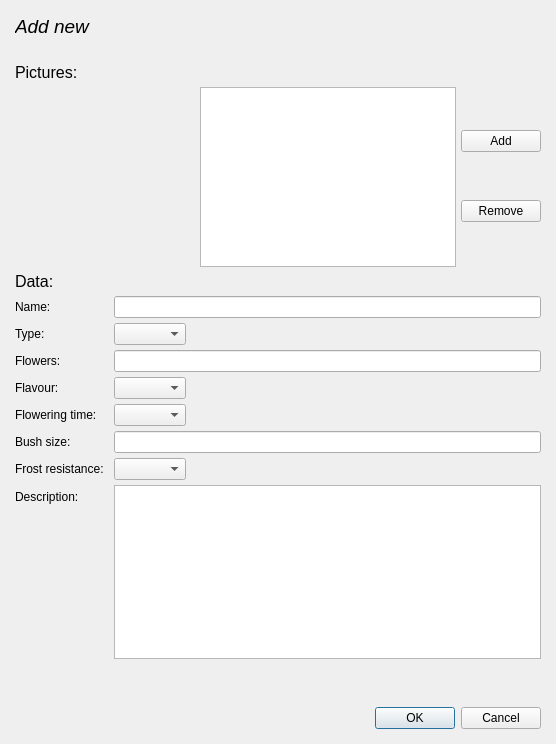
<?xml version="1.0" encoding="UTF-8"?>
<ui version="4.0">
 <class>AddNew</class>
 <widget class="QWidget" name="AddNew">
  <property name="geometry">
   <rect>
    <x>0</x>
    <y>0</y>
    <width>556</width>
    <height>744</height>
   </rect>
  </property>
  <property name="windowTitle">
   <string>Form</string>
  </property>
  <layout class="QVBoxLayout" name="verticalLayout_3">
   <property name="spacing">
    <number>25</number>
   </property>
   <property name="margin">
    <number>15</number>
   </property>
   <item>
    <widget class="QLabel" name="title">
     <property name="font">
      <font>
       <pointsize>14</pointsize>
       <italic>true</italic>
      </font>
     </property>
     <property name="text">
      <string>Add new</string>
     </property>
    </widget>
   </item>
   <item>
    <layout class="QVBoxLayout" name="verticalLayout_2">
     <property name="spacing">
      <number>5</number>
     </property>
     <item>
      <widget class="QLabel" name="label_12">
       <property name="font">
        <font>
         <pointsize>12</pointsize>
        </font>
       </property>
       <property name="text">
        <string>Pictures:</string>
       </property>
      </widget>
     </item>
     <item>
      <layout class="QHBoxLayout" name="horizontalLayout_2">
       <item>
        <widget class="QLabel" name="mainPhoto">
         <property name="minimumSize">
          <size>
           <width>180</width>
           <height>180</height>
          </size>
         </property>
         <property name="font">
          <font>
           <pointsize>20</pointsize>
          </font>
         </property>
         <property name="text">
          <string/>
         </property>
         <property name="pixmap">
          <pixmap resource="app.qrc">:/icons/image</pixmap>
         </property>
         <property name="alignment">
          <set>Qt::AlignCenter</set>
         </property>
        </widget>
       </item>
       <item>
        <widget class="QListWidget" name="listWidget">
         <property name="sizePolicy">
          <sizepolicy hsizetype="Expanding" vsizetype="Expanding">
           <horstretch>0</horstretch>
           <verstretch>0</verstretch>
          </sizepolicy>
         </property>
         <property name="toolTip">
          <string>Click on image to set as main. Double click to enlarge.</string>
         </property>
         <property name="editTriggers">
          <set>QAbstractItemView::NoEditTriggers</set>
         </property>
         <property name="iconSize">
          <size>
           <width>80</width>
           <height>80</height>
          </size>
         </property>
         <property name="movement">
          <enum>QListView::Static</enum>
         </property>
         <property name="flow">
          <enum>QListView::LeftToRight</enum>
         </property>
         <property name="isWrapping" stdset="0">
          <bool>true</bool>
         </property>
         <property name="viewMode">
          <enum>QListView::ListMode</enum>
         </property>
         <property name="selectionRectVisible">
          <bool>true</bool>
         </property>
        </widget>
       </item>
       <item>
        <layout class="QVBoxLayout" name="verticalLayout">
         <item>
          <widget class="QPushButton" name="addPhoto">
           <property name="text">
            <string>Add</string>
           </property>
           <property name="icon">
            <iconset resource="app.qrc">
             <normaloff>:/icons/plus</normaloff>:/icons/plus</iconset>
           </property>
          </widget>
         </item>
         <item>
          <widget class="QPushButton" name="removePhoto">
           <property name="text">
            <string>Remove</string>
           </property>
           <property name="icon">
            <iconset resource="app.qrc">
             <normaloff>:/icons/minus</normaloff>:/icons/minus</iconset>
           </property>
          </widget>
         </item>
        </layout>
       </item>
      </layout>
     </item>
     <item>
      <widget class="QLabel" name="label_13">
       <property name="font">
        <font>
         <pointsize>12</pointsize>
        </font>
       </property>
       <property name="text">
        <string>Data:</string>
       </property>
      </widget>
     </item>
     <item>
      <layout class="QFormLayout" name="formLayout">
       <property name="fieldGrowthPolicy">
        <enum>QFormLayout::ExpandingFieldsGrow</enum>
       </property>
       <property name="horizontalSpacing">
        <number>10</number>
       </property>
       <property name="verticalSpacing">
        <number>5</number>
       </property>
       <item row="0" column="0">
        <widget class="QLabel" name="label_3">
         <property name="text">
          <string>Name:</string>
         </property>
        </widget>
       </item>
       <item row="0" column="1">
        <widget class="QLineEdit" name="name"/>
       </item>
       <item row="1" column="0">
        <widget class="QLabel" name="label_4">
         <property name="text">
          <string>Type:</string>
         </property>
        </widget>
       </item>
       <item row="1" column="1">
        <widget class="QComboBox" name="type"/>
       </item>
       <item row="2" column="0">
        <widget class="QLabel" name="label_5">
         <property name="text">
          <string>Flowers:</string>
         </property>
        </widget>
       </item>
       <item row="2" column="1">
        <widget class="QLineEdit" name="flowers"/>
       </item>
       <item row="3" column="0">
        <widget class="QLabel" name="label_6">
         <property name="text">
          <string>Flavour:</string>
         </property>
        </widget>
       </item>
       <item row="3" column="1">
        <widget class="QComboBox" name="flavour"/>
       </item>
       <item row="4" column="0">
        <widget class="QLabel" name="label_7">
         <property name="text">
          <string>Flowering time:</string>
         </property>
        </widget>
       </item>
       <item row="4" column="1">
        <widget class="QComboBox" name="flowering"/>
       </item>
       <item row="5" column="0">
        <widget class="QLabel" name="label_8">
         <property name="text">
          <string>Bush size:</string>
         </property>
        </widget>
       </item>
       <item row="5" column="1">
        <widget class="QLineEdit" name="bush"/>
       </item>
       <item row="6" column="0">
        <widget class="QLabel" name="label_9">
         <property name="text">
          <string>Frost resistance:</string>
         </property>
        </widget>
       </item>
       <item row="6" column="1">
        <widget class="QComboBox" name="frost"/>
       </item>
       <item row="7" column="0">
        <widget class="QLabel" name="label_10">
         <property name="text">
          <string>Description:</string>
         </property>
        </widget>
       </item>
       <item row="7" column="1">
        <widget class="QTextBrowser" name="desc">
         <property name="sizeIncrement">
          <size>
           <width>0</width>
           <height>12</height>
          </size>
         </property>
         <property name="readOnly">
          <bool>false</bool>
         </property>
        </widget>
       </item>
       <item row="8" column="1">
        <widget class="QWidget" name="widget" native="true">
         <layout class="QHBoxLayout" name="horizontalLayout"/>
        </widget>
       </item>
      </layout>
     </item>
    </layout>
   </item>
   <item>
    <widget class="QDialogButtonBox" name="buttonBox">
     <property name="standardButtons">
      <set>QDialogButtonBox::Cancel|QDialogButtonBox::Ok</set>
     </property>
    </widget>
   </item>
  </layout>
 </widget>
 <tabstops>
  <tabstop>listWidget</tabstop>
  <tabstop>addPhoto</tabstop>
  <tabstop>removePhoto</tabstop>
  <tabstop>name</tabstop>
  <tabstop>type</tabstop>
  <tabstop>flowers</tabstop>
  <tabstop>flavour</tabstop>
  <tabstop>flowering</tabstop>
  <tabstop>bush</tabstop>
  <tabstop>frost</tabstop>
  <tabstop>desc</tabstop>
  <tabstop>buttonBox</tabstop>
 </tabstops>
 <resources>
  <include location="app.qrc"/>
 </resources>
 <connections/>
</ui>
